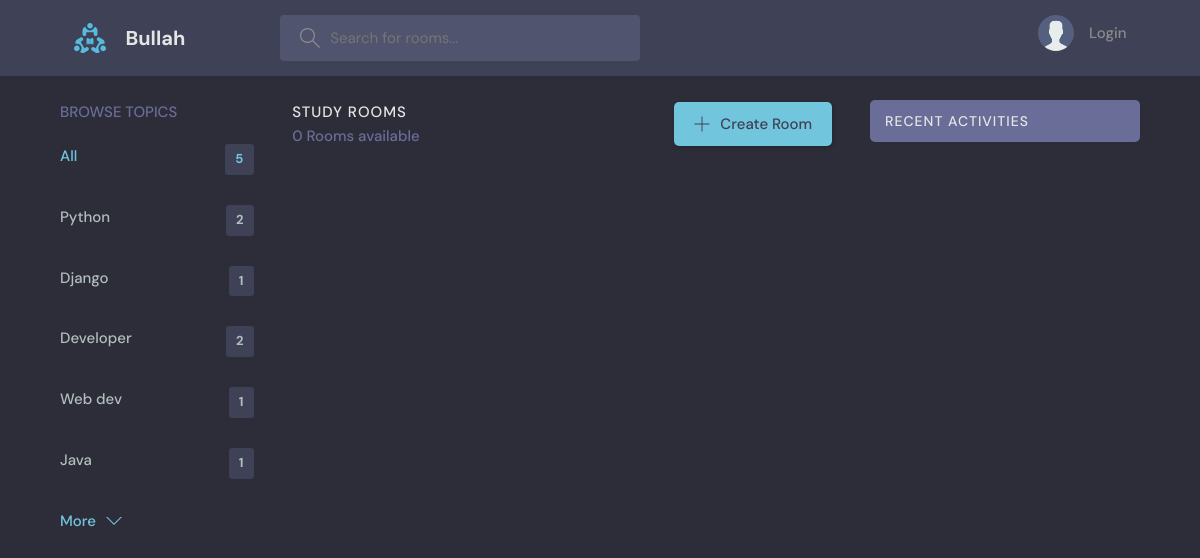
Before: /?q=kjhckjsdfn with the older database file.
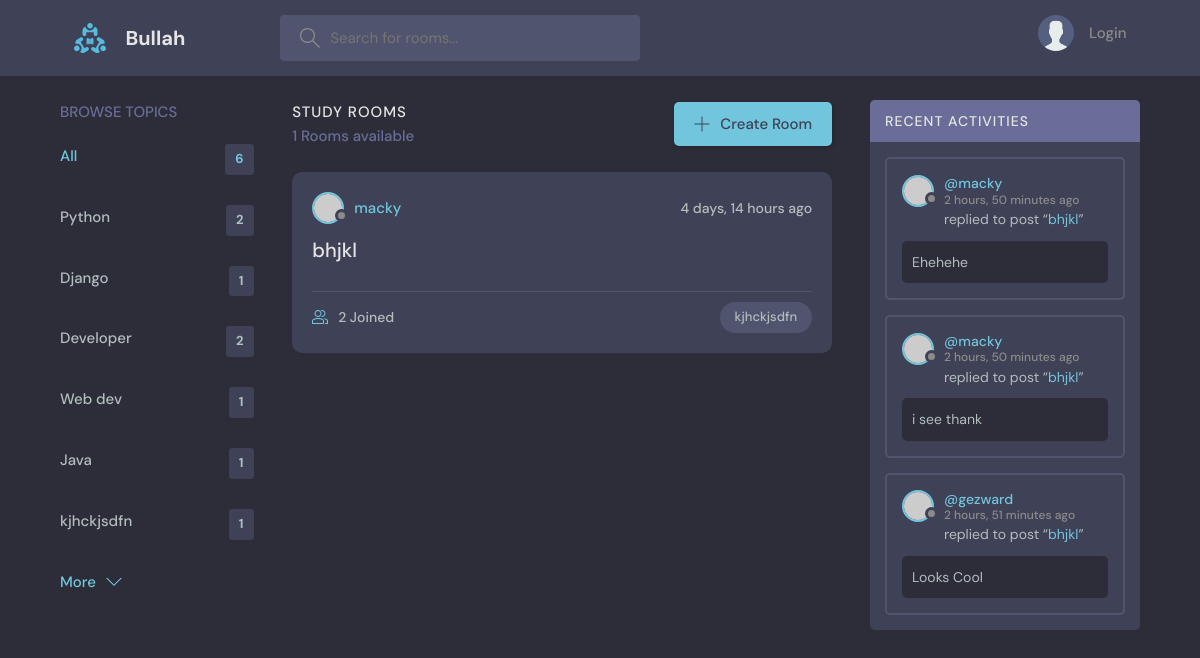
After: the same page with the newer database file.
### base/models.py (models this page shows, shortened)
class Topic(models.Model):
    name = models.CharField(max_length=2000, null=True)

class Room(models.Model):
    host = models.ForeignKey(User, on_delete=models.SET_NULL, null=True)
    topic = models.ForeignKey(Topic, on_delete=models.SET_NULL, null=True)
    name = models.CharField(max_length=200, null=True)
    description = models.TextField(null=True, blank=True)
    participants = models.ManyToManyField(User, related_name='participants', blank=True)
    updated = models.DateTimeField(auto_now=True)
    created = models.DateTimeField(auto_now_add=True)
    class Meta:
        ordering = ['-updated', '-created']
    def __str__(self):
        return self.name

class Message(models.Model):
    user = models.ForeignKey(User, on_delete=models.CASCADE)
    room = models.ForeignKey(Room, on_delete=models.CASCADE)
    body = models.TextField(null=True)
    updated = models.DateTimeField(auto_now=True, null=True)
    created = models.DateTimeField(auto_now_add=True, null=True)
    class Meta:
        ordering = ['-updated', '-created']

### base/views.py (the view)
# urls.py: path('', views.home, name='home'),
def home(request):
    q = request.GET.get('q') if request.GET.get('q') is not None else ''
    rooms = Room.objects.filter(
        Q(topic__name__icontains=q) |
        Q(name__icontains=q) |
        Q(description__icontains=q)
    )
    topics = Topic.objects.all()
    room_count = rooms.count()
    room_messages = Message.objects.filter(Q(room__topic__name__icontains=q))
    context = {'rooms': rooms, 'topics': topics,
               'room_count': room_count, 'room_messages': room_messages}
    return render(request, 'base/home.html', context)

### base/templates/base/home.html (shortened to what this page needs)
{% extends 'main.html' %}
{% block content %}
    <main class="layout layout--3">
        <div class="container">
            {% include 'base/topics_component.html' %}
            <div class="roomList">
                <div class="roomList__header">
                    <div>
                        <h2>Study Rooms</h2>
                        <p>{{ room_count }} Rooms available</p>
                    </div>
                    <a class="btn btn--main" href="{% url 'create-room' %}">
                        <svg version="1.1" xmlns="http://www.w3.org/2000/svg" width="32" height="32"
                             viewBox="0 0 32 32">
                            <title>add</title>
                            <path
                                    d="M16.943 0.943h-1.885v14.115h-14.115v1.885h14.115v14.115h1.885v-14.115h14.115v-1.885h-14.115v-14.115z">
                            </path>
                        </svg>
                        Create Room
                    </a>
                </div>
                {% include 'base/feeds_component.html' %}
            </div>
            {% include 'base/activity_component.html' %}
        </div>
    </main>
{% endblock content %}

### base/templates/base/topics_component.html
<div class="topics">
    <div class="topics__header">
        <h2>Browse Topics</h2>
    </div>
    <ul class="topics__list">
        <li>
            <a href="{% url 'home' %}" class="active">All <span>{{ topics.count }}</span></a>
        </li>
        {% for topic in topics %}
            <li>
                <a href="{% url 'home' %}?q={{ topic.name }}">{{ topic.name }} <span>{{ topic.room_set.all.count }}</span></a>
            </li>
        {% endfor %}
    </ul>
    <a class="btn btn--link" href="topics.html">
        More
        <svg version="1.1" xmlns="http://www.w3.org/2000/svg" width="32" height="32" viewBox="0 0 32 32">
            <title>chevron-down</title>
            <path d="M16 21l-13-13h-3l16 16 16-16h-3l-13 13z"></path>
        </svg>
    </a>
</div>

### base/templates/base/feeds_component.html (shortened to what this page needs)
{% for room in rooms %}
    <div class="roomListRoom">
        <div class="roomListRoom__header">
            <a href="{% url 'user-profile' room.host.id %}" class="roomListRoom__author">
                <div class="avatar avatar--small">
                    <img src="https://randomuser.me/api/portraits/women/11.jpg"/>
                </div>
                <span>{{ room.host.username }}</span>
            </a>
            <div class="roomListRoom__actions">
                <span>{{ room.created | timesince }} ago</span>
            </div>
        </div>
        <div class="roomListRoom__content">
            <a href="{% url 'room' room.id %}">{{ room.name }}</a>
        </div>
        <div class="roomListRoom__meta">
            <a href="{% url 'room' room.id %}" class="roomListRoom__joined">
                {{ room.participants.all.count }} Joined
            </a>
            <p class="roomListRoom__topic">{{ room.topic.name }}</p>
        </div>
    </div>
{% endfor %}

### base/templates/base/activity_component.html (shortened to what this page needs)
<div class="activities">
    <div class="activities__header">
        <h2>Recent Activities</h2>
    </div>
    {% for message in room_messages %}
        <div class="activities__box">
            <div class="activities__boxHeader roomListRoom__header">
                <a href="{% url 'user-profile' message.user.id %}" class="roomListRoom__author">
                    <div class="avatar avatar--small">
                        <img src="https://randomuser.me/api/portraits/women/11.jpg"/>
                    </div>
                    <p>
                        @{{ message.user }}
                        <span>{{ message.created|timesince }} ago</span>
                    </p>
                </a>
            </div>
            <div class="activities__boxContent">
                <p>replied to post “<a href="{% url 'room' message.room.id %}">{{ message.room}}</a>”</p>
                <div class="activities__boxRoomContent">
                    {{ message.body }}
                </div>
            </div>
        </div>
    {% endfor %}
</div>

Changed rows visible on the page:
added Topic: name "kjhckjsdfn", room_set.all.count "1"
added Room: host.username "macky", created "4 days, 14 hours", name "bhjkl", participants.all.count "2", topic.name "kjhckjsdfn"
added Message: user "macky", created "2 hours, 50 minutes", room "bhjkl", body "Ehehehe"
added Message: user "macky", created "2 hours, 50 minutes", room "bhjkl", body "i see thank"
added Message: user "gezward", created "2 hours, 51 minutes", room "bhjkl", body "Looks Cool"
Other visible differences:
{{ topics.count }}: "5" → "6"
{{ room_count }}: "0" → "1"
